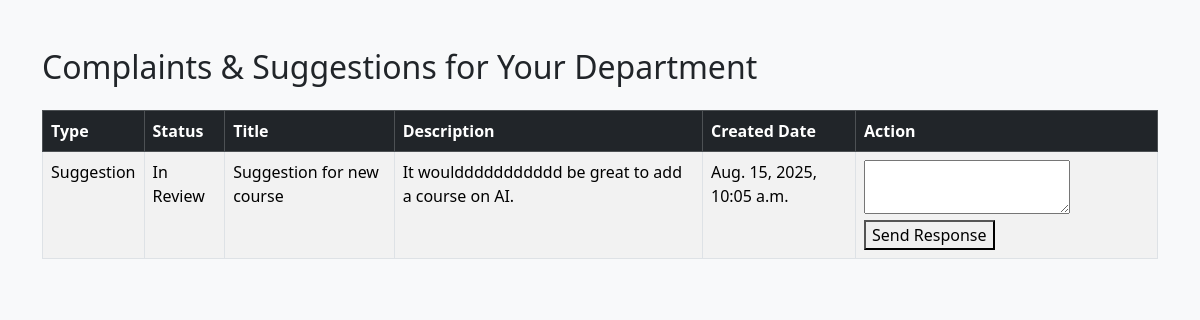
Before: /members/departmentComplaints/ (signed in) with the older database file.
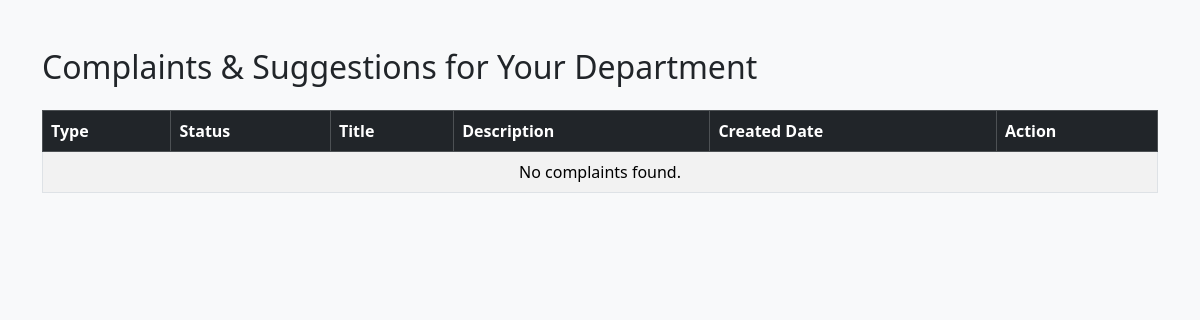
After: the same page with the newer database file.
### members/models.py (models this page shows, shortened)
class Complaint(models.Model):
    TYPE_CHOICES = [
        ("Complaint", "Complaint"),
        ("Suggestion", "Suggestion"),
    ]
    STATUS_CHOICES = [
        ("Pending", "Pending"),
        ("In Review", "In Review"),
        ("Resolved", "Resolved"),
    ]
    ComplaintId = models.AutoField(primary_key=True)
    TrackingCode = models.CharField(max_length=100, unique=True, blank=True)
    Type = models.CharField(max_length=20, choices=TYPE_CHOICES)
    Title = models.CharField(max_length=255)
    Description = models.TextField()
    Status = models.CharField(max_length=20, choices=STATUS_CHOICES, default="Pending")
    DepartmentId = models.ForeignKey(
        Department, null=True, blank=True, on_delete=models.SET_NULL, related_name="complaints",
    )
    CreatedDate = models.DateTimeField(auto_now_add=True)

### members/views.py (the view, shortened to what this page needs)
# urls.py: path('departmentComplaints/', views.DepartmentComplaints, name="department_complaints"),
def DepartmentComplaints(request):
    if not request.user.is_authenticated or request.user.Role != "DepartmentManager":
        return redirect("home")
    complaints = Complaint.objects.filter(DepartmentId=request.user.DepartmentId, Status="In Review")
    return render(request, "department_complaints.html", {
        "complaints": complaints,
    })

### members/templates/department_complaints.html (shortened to what this page needs)
<!DOCTYPE html>
<html lang="en">
<head>
    <link href="https://cdn.jsdelivr.net/npm/bootstrap@5.3.2/dist/css/bootstrap.min.css" rel="stylesheet">
</head>
<body class="bg-light">
<div class="container mt-5">
    <h2 class="mb-4">Complaints & Suggestions for Your Department</h2>
    <table class="table table-bordered table-striped">
        <thead class="table-dark">
        <tr>
            <th>Type</th>
            <th>Status</th>
            <th>Title</th>
            <th>Description</th>
            <th>Created Date</th>
            <th>Action</th>
        </tr>
        </thead>
        <tbody>
        {% for complaint in complaints %}
            <tr>
                <td>{{ complaint.Type }}</td>
                <td>{{ complaint.Status }}</td>
                <td>{{ complaint.Title }}</td>
                <td>{{ complaint.Description }}</td>
                <td>{{ complaint.CreatedDate }}</td>
                <td>
                    <form action="{% url 'members:department_complaints' %}" method="POST">
                        <textarea name="message_text" required></textarea>
                        <button type="submit">Send Response</button>
                    </form>
                </td>
            </tr>
        {% empty %}
            <tr>
                <td colspan="7" class="text-center">No complaints found.</td>
            </tr>
        {% endfor %}
        </tbody>
    </table>
</div>
</body>
</html>

Changed rows visible on the page:
no longer on this page (row edited): Complaint: Type "Suggestion", Status "In Review", Title "Suggestion for new course", Description "It woulddddddddddd be great to add a course on AI.", CreatedDate "Aug. 15, 2025, 10:05 a.m."
Other visible differences:
text now shown: "No complaints found."
